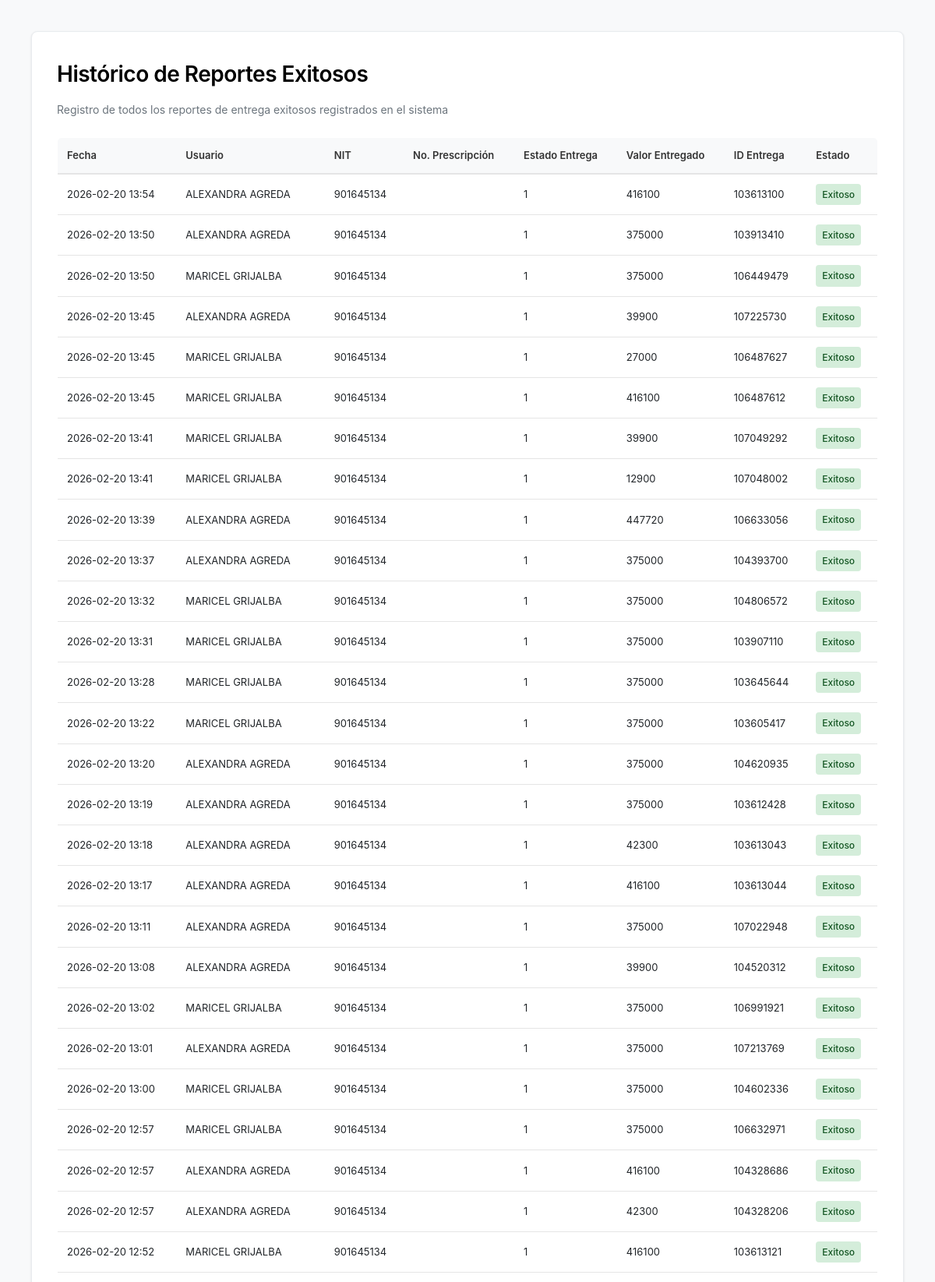
Page /reporte_entrega/historico_reportes.php (signed in, upper part) on the committed database.
### tables this page shows
CREATE TABLE `entregas_reportes_exitosos` (
  `id` int(11) NOT NULL,
  `tipo_registro` enum('ENTREGA','REPORTE_ENTREGA') NOT NULL COMMENT 'Tipo de registro: ENTREGA o REPORTE_ENTREGA',
  `usuario_id` int(11) NOT NULL,
  `nombre_usuario` varchar(150) DEFAULT NULL COMMENT 'Nombre completo del usuario que realizó la entrega o reporte',
  `no_prescripcion` varchar(100) DEFAULT NULL COMMENT 'Número de prescripción asociada a la entrega o reporte',
  `nit` varchar(20) NOT NULL,
  `cod_servicio` varchar(100) DEFAULT NULL,
  `cantidad_entregada` varchar(100) DEFAULT NULL,
  `tipo_id_recibe` varchar(10) DEFAULT NULL,
  `numero_id_recibe` varchar(50) DEFAULT NULL,
  `lote` varchar(100) DEFAULT NULL,
  `id_entrega` varchar(100) DEFAULT NULL,
  `estado_entrega` int(11) DEFAULT NULL,
  `valor_entregado` varchar(100) DEFAULT NULL,
  `causa_no_entrega` int(11) DEFAULT 0,
  `http_code` int(11) NOT NULL DEFAULT 200 COMMENT 'Código HTTP de la respuesta exitosa',
  `fecha_registro` timestamp NOT NULL DEFAULT current_timestamp() COMMENT 'Fecha y hora de registro del éxito'
);

### reporte_entrega/historico_reportes.php (the view, shortened to what this page needs)
<?php
require_once __DIR__ . '/../includes/auth.php';
$reportes_exitosos = [];
try {
    $query = "SELECT * FROM entregas_reportes_exitosos WHERE tipo_registro = 'REPORTE_ENTREGA' ORDER BY fecha_registro DESC LIMIT 100";
    $stmt = $pdo->prepare($query);
    $stmt->execute();
    $reportes_exitosos = $stmt->fetchAll(PDO::FETCH_ASSOC);
} catch (PDOException $e) {
    error_log("Error al obtener reportes exitosos: " . $e->getMessage());
}
?>
<!DOCTYPE html>
<html lang="es">
<head>
    <link rel="stylesheet" href="../assets/styles.css">
</head>
<body>
    <div class="container-layout">
        <div class="main-content">
            <div class="card">
                <h2>Histórico de Reportes Exitosos</h2>
                <p class="card-subtitle">Registro de todos los reportes de entrega exitosos registrados en el sistema</p>
                <?php if (empty($reportes_exitosos)): ?>
                    <div class="no-data">
                        <p>No hay reportes exitosos registrados aún.</p>
                    </div>
                <?php else: ?>
                    <div class="table-responsive">
                        <table class="table">
                            <thead>
                                <tr>
                                    <th>Fecha</th>
                                    <th>Usuario</th>
                                    <th>NIT</th>
                                    <th>No. Prescripción</th>
                                    <th>Estado Entrega</th>
                                    <th>Valor Entregado</th>
                                    <th>ID Entrega</th>
                                    <th>Estado</th>
                                </tr>
                            </thead>
                            <tbody>
                                <?php foreach ($reportes_exitosos as $reporte): ?>
                                    <tr>
                                        <td><?php echo date('Y-m-d H:i', strtotime($reporte['fecha_registro'])); ?></td>
                                        <td><?php echo htmlspecialchars($reporte['nombre_usuario'] ?? 'N/A'); ?></td>
                                        <td><?php echo htmlspecialchars($reporte['nit'] ?? 'N/A'); ?></td>
                                        <td><?php echo htmlspecialchars($reporte['no_prescripcion'] ?? 'N/A'); ?></td>
                                        <td><?php echo htmlspecialchars($reporte['estado_entrega'] ?? 'N/A'); ?></td>
                                        <td><?php echo htmlspecialchars($reporte['valor_entregado'] ?? 'N/A'); ?></td>
                                        <td><?php echo htmlspecialchars($reporte['id_entrega'] ?? 'N/A'); ?></td>
                                        <td><span class="badge badge-success">Exitoso</span></td>
                                    </tr>
                                <?php endforeach; ?>
                            </tbody>
                        </table>
                    </div>
                <?php endif; ?>
            </div>
        </div>
    </div>
</body>
</html>

### assets/styles.css (style rules this page uses)
* { margin: 0; padding: 0; box-sizing: border-box; }
body { font-family: -apple-system, BlinkMacSystemFont, "Segoe UI", "Roboto", "Helvetica Neue", Arial, sans-serif; background-color: #f8f9fa; color: #212529; line-height: 1.6; overflow-x: hidden; }
.main-content { flex: 1; padding: 40px; background-color: #f8f9fa; animation: fadeIn 0.6s ease-out; }
.card { background: #ffffff; border-radius: 8px; padding: 32px; box-shadow: 0 1px 3px rgba(0, 0, 0, 0.1); margin-bottom: 32px; border: 1px solid #e9ecef; transition: all 0.3s ease; animation: scaleIn 0.5s ease-out; }
.card h2 { color: #000000; margin-bottom: 12px; font-size: 28px; font-weight: 600; letter-spacing: -0.5px; }
.card-subtitle { color: #6c757d; font-size: 14px; margin-bottom: 24px; line-height: 1.6; }
.badge-success { background-color: #28a745; color: white; padding: 4px 8px; border-radius: 4px; font-size: 12px; animation: fadeIn 0.3s ease-out; }

### reporte_entrega/historico_reportes.php (style rules this page uses)
.table-responsive { overflow-x: auto; margin-top: 20px; }
.table { width: 100%; border-collapse: collapse; background: #ffffff; border: 1px solid #e5e5e5; border-radius: 6px; overflow: hidden; }
.table thead { background-color: #f8f9fa; border-bottom: 2px solid #e5e5e5; }
.table th { padding: 12px; text-align: left; font-weight: 600; font-size: 13px; color: #333; }
.table td { padding: 12px; border-bottom: 1px solid #e5e5e5; font-size: 13px; }
.badge { display: inline-block; padding: 4px 8px; border-radius: 4px; font-size: 12px; font-weight: 500; }
.badge-success { background-color: #d4edda; color: #155724; }

### rows in the picture
entregas_reportes_exitosos: fecha_registro "2026-02-20 13:54", nombre_usuario "ALEXANDRA AGREDA", nit "901645134", estado_entrega "1", valor_entregado "416100", id_entrega "103613100"
entregas_reportes_exitosos: fecha_registro "2026-02-20 13:50", nombre_usuario "ALEXANDRA AGREDA", nit "901645134", estado_entrega "1", valor_entregado "375000", id_entrega "103913410"
entregas_reportes_exitosos: fecha_registro "2026-02-20 13:50", nombre_usuario "MARICEL GRIJALBA", nit "901645134", estado_entrega "1", valor_entregado "375000", id_entrega "106449479"
entregas_reportes_exitosos: fecha_registro "2026-02-20 13:45", nombre_usuario "ALEXANDRA AGREDA", nit "901645134", estado_entrega "1", valor_entregado "39900", id_entrega "107225730"
entregas_reportes_exitosos: fecha_registro "2026-02-20 13:45", nombre_usuario "MARICEL GRIJALBA", nit "901645134", estado_entrega "1", valor_entregado "27000", id_entrega "106487627"
entregas_reportes_exitosos: fecha_registro "2026-02-20 13:45", nombre_usuario "MARICEL GRIJALBA", nit "901645134", estado_entrega "1", valor_entregado "416100", id_entrega "106487612"
entregas_reportes_exitosos: fecha_registro "2026-02-20 13:41", nombre_usuario "MARICEL GRIJALBA", nit "901645134", estado_entrega "1", valor_entregado "39900", id_entrega "107049292"
entregas_reportes_exitosos: fecha_registro "2026-02-20 13:41", nombre_usuario "MARICEL GRIJALBA", nit "901645134", estado_entrega "1", valor_entregado "12900", id_entrega "107048002"
entregas_reportes_exitosos: fecha_registro "2026-02-20 13:39", nombre_usuario "ALEXANDRA AGREDA", nit "901645134", estado_entrega "1", valor_entregado "447720", id_entrega "106633056"
entregas_reportes_exitosos: fecha_registro "2026-02-20 13:37", nombre_usuario "ALEXANDRA AGREDA", nit "901645134", estado_entrega "1", valor_entregado "375000", id_entrega "104393700"
entregas_reportes_exitosos: fecha_registro "2026-02-20 13:32", nombre_usuario "MARICEL GRIJALBA", nit "901645134", estado_entrega "1", valor_entregado "375000", id_entrega "104806572"
entregas_reportes_exitosos: fecha_registro "2026-02-20 13:31", nombre_usuario "MARICEL GRIJALBA", nit "901645134", estado_entrega "1", valor_entregado "375000", id_entrega "103907110"
entregas_reportes_exitosos: fecha_registro "2026-02-20 13:28", nombre_usuario "MARICEL GRIJALBA", nit "901645134", estado_entrega "1", valor_entregado "375000", id_entrega "103645644"
entregas_reportes_exitosos: fecha_registro "2026-02-20 13:22", nombre_usuario "MARICEL GRIJALBA", nit "901645134", estado_entrega "1", valor_entregado "375000", id_entrega "103605417"
entregas_reportes_exitosos: fecha_registro "2026-02-20 13:20", nombre_usuario "ALEXANDRA AGREDA", nit "901645134", estado_entrega "1", valor_entregado "375000", id_entrega "104620935"
entregas_reportes_exitosos: fecha_registro "2026-02-20 13:19", nombre_usuario "ALEXANDRA AGREDA", nit "901645134", estado_entrega "1", valor_entregado "375000", id_entrega "103612428"
entregas_reportes_exitosos: fecha_registro "2026-02-20 13:18", nombre_usuario "ALEXANDRA AGREDA", nit "901645134", estado_entrega "1", valor_entregado "42300", id_entrega "103613043"
entregas_reportes_exitosos: fecha_registro "2026-02-20 13:17", nombre_usuario "ALEXANDRA AGREDA", nit "901645134", estado_entrega "1", valor_entregado "416100", id_entrega "103613044"
entregas_reportes_exitosos: fecha_registro "2026-02-20 13:11", nombre_usuario "ALEXANDRA AGREDA", nit "901645134", estado_entrega "1", valor_entregado "375000", id_entrega "107022948"
entregas_reportes_exitosos: fecha_registro "2026-02-20 13:08", nombre_usuario "ALEXANDRA AGREDA", nit "901645134", estado_entrega "1", valor_entregado "39900", id_entrega "104520312"
entregas_reportes_exitosos: fecha_registro "2026-02-20 13:02", nombre_usuario "MARICEL GRIJALBA", nit "901645134", estado_entrega "1", valor_entregado "375000", id_entrega "106991921"
entregas_reportes_exitosos: fecha_registro "2026-02-20 13:01", nombre_usuario "ALEXANDRA AGREDA", nit "901645134", estado_entrega "1", valor_entregado "375000", id_entrega "107213769"
entregas_reportes_exitosos: fecha_registro "2026-02-20 13:00", nombre_usuario "MARICEL GRIJALBA", nit "901645134", estado_entrega "1", valor_entregado "375000", id_entrega "104602336"
entregas_reportes_exitosos: fecha_registro "2026-02-20 12:57", nombre_usuario "MARICEL GRIJALBA", nit "901645134", estado_entrega "1", valor_entregado "375000", id_entrega "106632971"
entregas_reportes_exitosos: fecha_registro "2026-02-20 12:57", nombre_usuario "ALEXANDRA AGREDA", nit "901645134", estado_entrega "1", valor_entregado "416100", id_entrega "104328686"
entregas_reportes_exitosos: fecha_registro "2026-02-20 12:57", nombre_usuario "ALEXANDRA AGREDA", nit "901645134", estado_entrega "1", valor_entregado "42300", id_entrega "104328206"
entregas_reportes_exitosos: fecha_registro "2026-02-20 12:52", nombre_usuario "MARICEL GRIJALBA", nit "901645134", estado_entrega "1", valor_entregado "416100", id_entrega "103613121"
